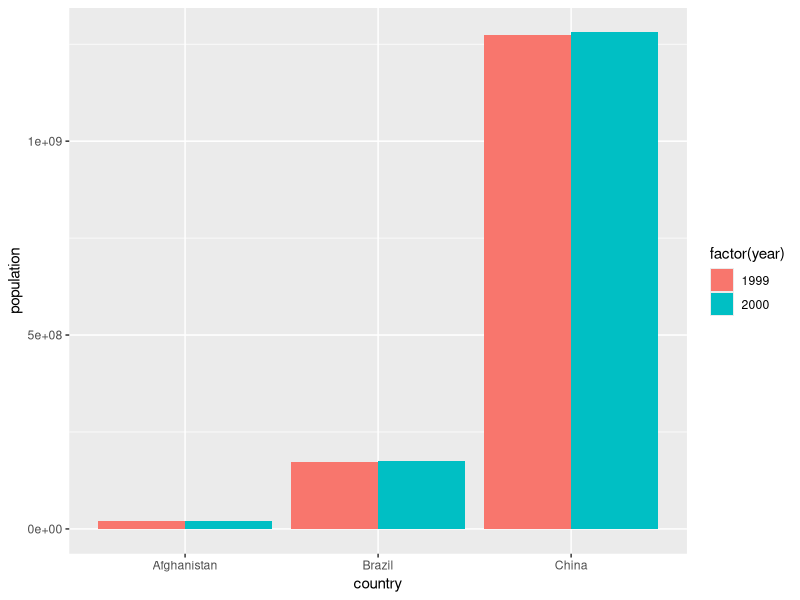
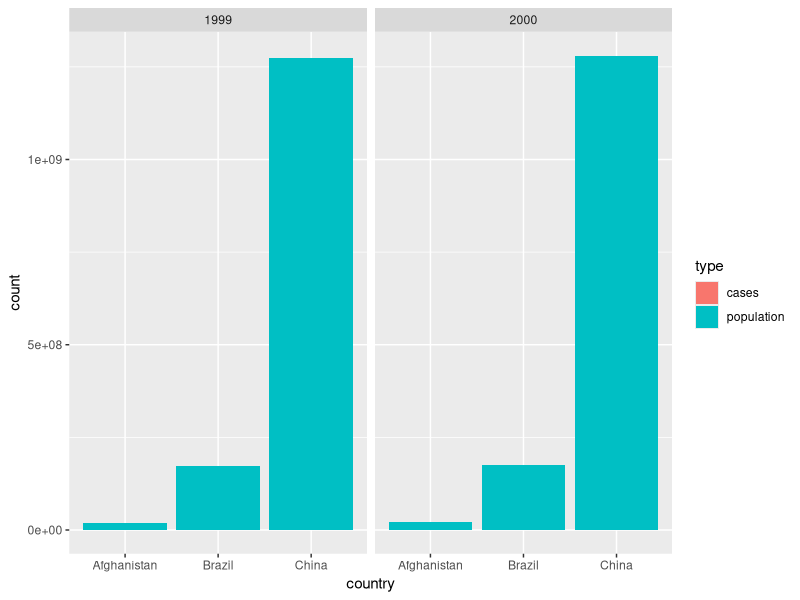
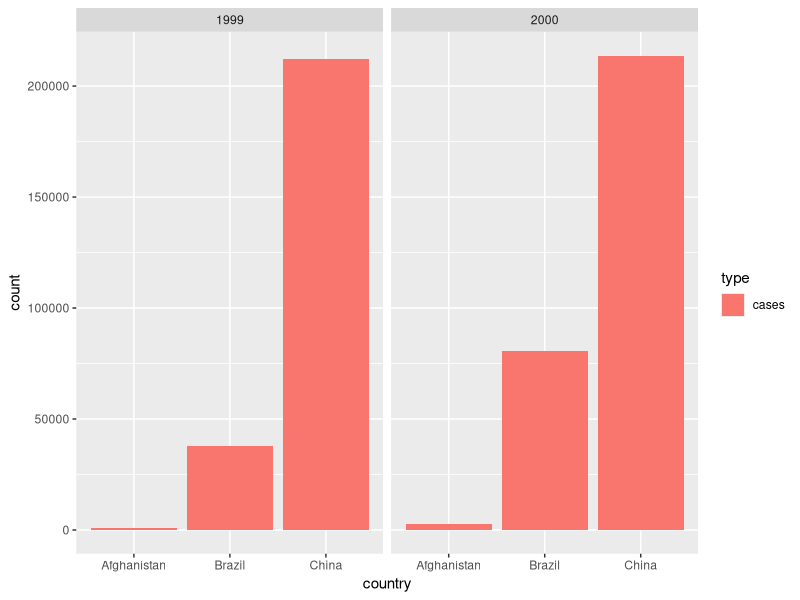
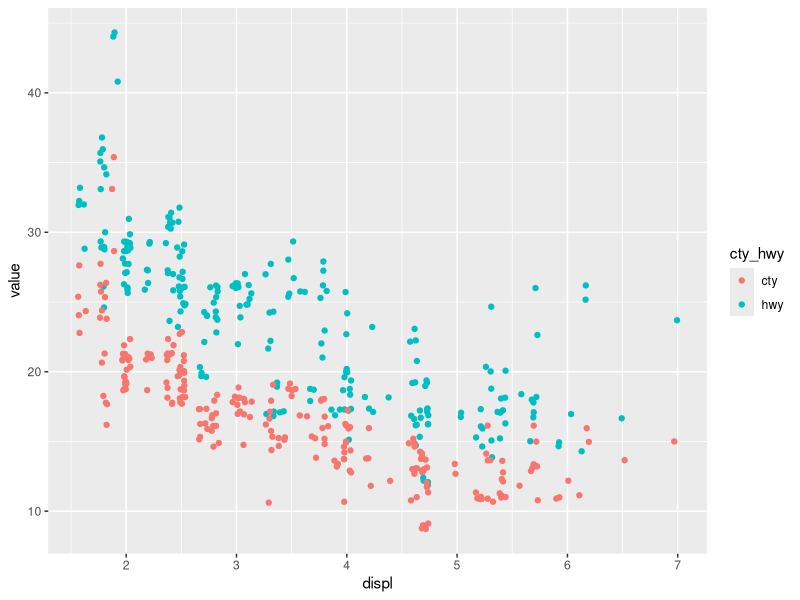

Generate these figures, in order, with R:
## ---- chunk 1
knitr::opts_chunk$set(echo = TRUE)
library(tidyverse)
set.seed(20180516)
knitr::opts_chunk$set(cache = TRUE)
## ---- chunk 2
table2 %>% 
  spread(type, count)
## ---- chunk 3
table1 %>% 
  gather(type, count, cases, population)
## ---- chunk 4
table2 %>% 
  gather(type, count, -country, -year)
## ---- chunk 5
table1 %>% 
  gather(type, count, -country, -year) %>% 
  arrange(country, year, type)
## ---- chunk 6
table1 %>%
  ggplot() +
  geom_col(
    aes(country, population, fill = factor(year)),
    position = "dodge"
  )
## ---- chunk 7
table2 %>%
  ggplot() +
  geom_col(aes(country, count, fill = type)) +
  facet_wrap(~year)
## ---- chunk 8
table2 %>%
  filter(type == "cases") %>%
  ggplot() +
  geom_col(aes(country, count, fill = type)) +
  facet_wrap(~year)
## ---- chunk 9
cases_tbl <-
  table4a %>%
  mutate(type = "cases")

population_tbl <-
  table4b %>% 
  mutate(type = "population")

bind_rows(cases_tbl, population_tbl) %>%
  gather(year, count, -country, -type) %>%
  select(country, year, everything()) %>% 
  arrange(country, year, type)
## ---- chunk 10
mpg %>%
  select(displ, hwy, cty) %>%
  gather(cty_hwy, value, hwy, cty) %>%
  ggplot() +
  geom_jitter(aes(displ, value, color = cty_hwy))
